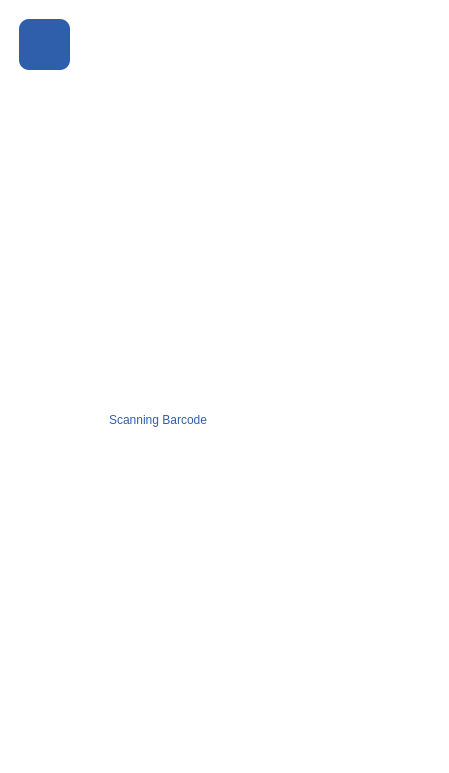
<?xml version="1.0" encoding="UTF-8"?>
<ui version="4.0">
 <class>MainWindow</class>
 <widget class="QMainWindow" name="MainWindow">
  <property name="geometry">
   <rect>
    <x>0</x>
    <y>0</y>
    <width>449</width>
    <height>773</height>
   </rect>
  </property>
  <property name="windowTitle">
   <string>MainWindow</string>
  </property>
  <widget class="QWidget" name="centralwidget">
   <widget class="QFrame" name="frame">
    <property name="geometry">
     <rect>
      <x>-1</x>
      <y>-11</y>
      <width>651</width>
      <height>791</height>
     </rect>
    </property>
    <property name="styleSheet">
     <string notr="true">#frame{
background-color:#fff;
}</string>
    </property>
    <property name="frameShape">
     <enum>QFrame::StyledPanel</enum>
    </property>
    <property name="frameShadow">
     <enum>QFrame::Raised</enum>
    </property>
    <widget class="QLabel" name="label_4">
     <property name="geometry">
      <rect>
       <x>130</x>
       <y>200</y>
       <width>201</width>
       <height>201</height>
      </rect>
     </property>
     <property name="styleSheet">
      <string notr="true">background-color:none</string>
     </property>
     <property name="text">
      <string/>
     </property>
     <property name="pixmap">
      <pixmap>assets/barcode.png</pixmap>
     </property>
     <property name="scaledContents">
      <bool>true</bool>
     </property>
    </widget>
    <widget class="QLabel" name="label">
     <property name="geometry">
      <rect>
       <x>110</x>
       <y>390</y>
       <width>241</width>
       <height>81</height>
      </rect>
     </property>
     <property name="styleSheet">
      <string notr="true">#label{
font: 87 18pt &quot;Cairo Black&quot;;
	color: rgb(47, 95, 171);
}</string>
     </property>
     <property name="text">
      <string>Scanning Barcode</string>
     </property>
    </widget>
    <widget class="QPushButton" name="back">
     <property name="geometry">
      <rect>
       <x>20</x>
       <y>30</y>
       <width>51</width>
       <height>51</height>
      </rect>
     </property>
     <property name="styleSheet">
      <string notr="true">#back{
background-color: rgb(47, 95, 171);
border-radius:10px;
}</string>
     </property>
     <property name="text">
      <string/>
     </property>
    </widget>
    <widget class="QLabel" name="label_2">
     <property name="geometry">
      <rect>
       <x>20</x>
       <y>30</y>
       <width>51</width>
       <height>51</height>
      </rect>
     </property>
     <property name="text">
      <string/>
     </property>
     <property name="pixmap">
      <pixmap>assets/back-icon.png</pixmap>
     </property>
     <property name="scaledContents">
      <bool>false</bool>
     </property>
     <property name="alignment">
      <set>Qt::AlignCenter</set>
     </property>
    </widget>
   </widget>
  </widget>
 </widget>
 <resources/>
 <connections/>
</ui>
